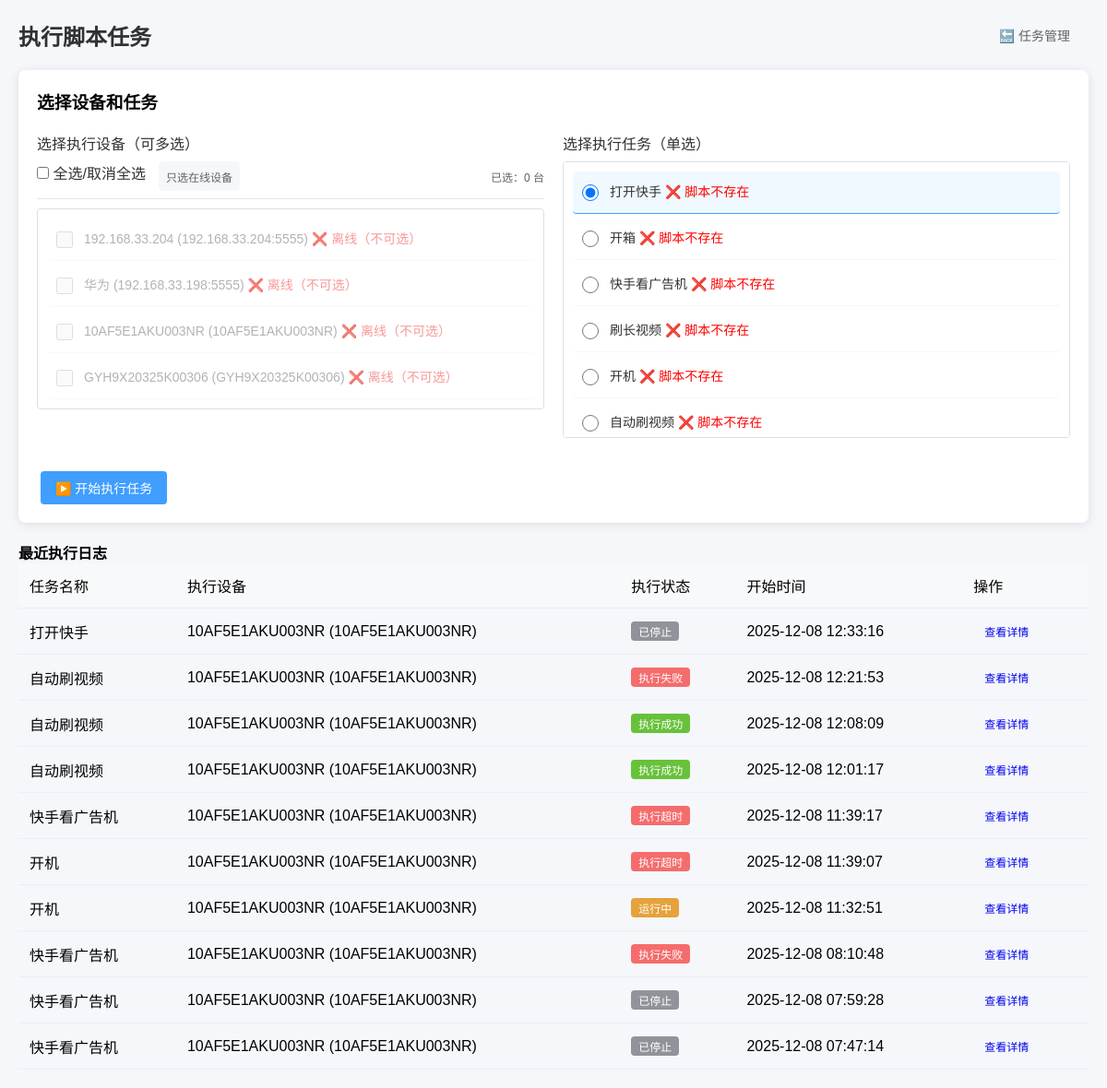
Page /script/execute/ on the committed database.
### adb_manager/models.py (models this page shows, shortened)
class ADBDevice(BaseModel):
    device_name = models.CharField(
        "设备名称",
        max_length=50,
        help_text="如：游戏手机1"
    )
    device_ip = models.GenericIPAddressField(
        "设备IP",
        blank=True,
        null=True,
        help_text="局域网IP（序列号连接时可不填），如192.168.3.100"
    )
    device_port = models.IntegerField(
        "ADB端口",
        default=5555,
        blank=True,
        null=True,
        help_text="默认5555（序列号连接时可不填）"
    )
    device_serial = models.CharField(
        "设备序列号",
        max_length=100,
        blank=True,
        null=True,
        help_text="ADB设备序列号（优先使用），如10AF5E1AKU003NR或192.168.3.100:5555"
    )
    is_active = models.BooleanField("是否启用监控", default=True)
    user = models.ForeignKey(
        CustomUser,
        on_delete=models.SET_NULL,
        null=True,
        blank=True,
        verbose_name="关联用户",
        help_text="绑定该设备的用户（为空则所有用户可操作）"
    )
    class Meta:
        verbose_name = "ADB设备"
        verbose_name_plural = "ADB设备管理"
        unique_together = ("device_ip", "device_port")
    @property
    def connect_identifier(self):
        if self.device_serial and self.device_serial.strip():
            return self.device_serial.strip()
        if self.device_ip and self.device_port:
            return f"{self.device_ip}:{self.device_port}"
        return ""  # 修复：返回空字符串而非None
    @property
    def adb_connect_str(self):
        if self.device_serial and self.device_serial.strip():
            return self.device_serial.strip()
        if self.device_ip and self.device_port:
            return f"{self.device_ip}:{self.device_port}"
        return ""  # 修复：返回空字符串而非None
    @property
    def device_status(self):
        connect_id = self.connect_identifier
        if not connect_id:
            return "invalid"  # 配置无效
        return r.get(f"adb:device:{connect_id}") or "offline"  # 兼容Redis未初始化的情况

### script_center/models.py (models this page shows, shortened)
class ScriptTask(models.Model):
    TASK_STATUS = (
        ("draft", "草稿"),
        ("active", "已激活"),
        ("disabled", "已禁用"),
    )
    task_name = models.CharField("任务名称", max_length=100, unique=True, help_text="如：自动化测试任务1")
    task_desc = models.TextField("任务描述", blank=True, null=True, help_text="任务详细说明")
    python_path = models.CharField("Python解释器路径", max_length=500,
                                  default=r"C:\Users\TanZhenJie\AppData\Local\Microsoft\WindowsApps\python3.11.exe",
                                  help_text="Python.exe的完整路径")
    script_path = models.CharField("脚本文件路径", max_length=500,
                                  help_text="如：C:\\test\\test4.py（指向.py文件）")
    airtest_mode = models.BooleanField("是否使用Airtest模式", default=False,
                                      help_text="勾选则用airtest run方式执行")
    log_path = models.CharField("日志保存路径", max_length=500, blank=True, null=True,
                               default="./logs", help_text="脚本执行日志保存路径")
    status = models.CharField("任务状态", max_length=20, choices=TASK_STATUS, default="active")
    create_time = models.DateTimeField("创建时间", default=timezone.now)
    update_time = models.DateTimeField("更新时间", auto_now=True)
    class Meta:
        verbose_name = "脚本任务"
        verbose_name_plural = "脚本任务管理"
        ordering = ["-create_time"]
    def is_script_exists(self):
        import os
        return os.path.exists(self.script_path)

class TaskExecutionLog(models.Model):
    EXEC_STATUS = (
        ("running", "执行中"),
        ("success", "执行成功"),
        ("failed", "执行失败"),
        ("timeout", "执行超时"),
        ("error", "执行异常"),
    )
    task = models.ForeignKey(ScriptTask, on_delete=models.CASCADE, verbose_name="关联任务")
    device = models.ForeignKey(ADBDevice, on_delete=models.CASCADE, verbose_name="执行设备")
    exec_status = models.CharField("执行状态", max_length=20, choices=EXEC_STATUS, default="running")
    exec_command = models.TextField("执行命令", blank=True, null=True)
    stdout = models.TextField("标准输出", blank=True, null=True)
    stderr = models.TextField("错误输出", blank=True, null=True)
    start_time = models.DateTimeField("开始时间", default=timezone.now)
    end_time = models.DateTimeField("结束时间", blank=True, null=True)
    exec_duration = models.FloatField("执行耗时(秒)", blank=True, null=True)
    class Meta:
        verbose_name = "执行日志"
        verbose_name_plural = "执行日志管理"
        ordering = ["-start_time"]

### script_center/views.py (the view, shortened to what this page needs)
# urls.py: path("execute/", views.ExecuteTaskView.as_view(), name="execute_task"),
class ExecuteTaskView(View):
    def get(self, request):
        devices = ADBDevice.objects.filter(is_active=True)
        device_list = []
        for dev in devices:
            dev.status = dev.device_status
            device_list.append(dev)
        recent_logs = TaskExecutionLog.objects.all().order_by("-id")[:10]
        logger.info(f"最近执行日志数量：{recent_logs.count()}")
        for log in recent_logs:
            log.is_running = log.id in running_processes and log.exec_status == "running"
            logger.info(f"日志ID：{log.id}，状态：{log.exec_status}，是否运行中：{log.is_running}")
        context = {
            "page_title": "执行脚本任务",
            "devices": device_list,
            "tasks": ScriptTask.objects.filter(status="active"),
            "recent_logs": recent_logs
        }
        return render(request, "script_center/execute_task.html", context)

### script_center/templates/script_center/execute_task.html (shortened to what this page needs)
{% load static %}
<!DOCTYPE html>
<html lang="zh-CN">
<head>
</head>
<body>
    <div class="header">
        <h1>{{ page_title }}</h1>
        <div>
            <a href="{% url 'script_center:task_list' %}" class="btn btn-default">🔙 任务管理</a>
        </div>
    </div>
    <div class="card">
        <h3 style="margin-bottom: 20px;">选择设备和任务</h3>
        <form method="POST" id="executeForm">
            <div class="form-row">
                <div class="form-col">
                    <div class="form-group">
                        <label>选择执行设备（可多选）</label>
                        <div class="select-actions">
                            <div class="left-actions">
                                <label for="selectAll" style="cursor: pointer;">
                                    <input type="checkbox" id="selectAll"> 全选/取消全选
                                </label>
                                <button type="button" class="btn btn-sm btn-default" id="selectOnlineOnly">
                                    只选在线设备
                                </button>
                            </div>
                            <span id="selectedCount" style="color: #606266; font-size: 12px;">已选：0 台</span>
                        </div>
                        <div class="device-list">
                            {% for device in devices %}
                                <div class="device-item {% if device.status != 'online' %}disabled{% endif %}" data-device-id="{{ device.id }}">
                                    <input
                                        type="checkbox"
                                        name="device_ids"
                                        id="device_{{ device.id }}"
                                        value="{{ device.id }}"
                                        {% if device.status != 'online' %}disabled{% endif %}
                                        data-online="{{ device.status }}"
                                        class="device-checkbox"
                                    >
                                    <label for="device_{{ device.id }}">
                                        {{ device.device_name }} ({{ device.adb_connect_str }})
                                        {% if device.status == 'online' %}
                                            <span style="color: #67c23a;">✅ 在线</span>
                                        {% else %}
                                            <span style="color: #f56c6c;">❌ 离线（不可选）</span>
                                        {% endif %}
                                    </label>
                                </div>
                            {% empty %}
                                <div style="text-align: center; color: #909399; padding: 20px;">暂无可用设备</div>
                            {% endfor %}
                        </div>
                    </div>
                </div>
                <div class="form-col">
                    <div class="form-group">
                        <label>选择执行任务（单选）</label>
                        <div class="task-list">
                            {% for task in tasks %}
                                <div class="task-item" data-task-id="{{ task.id }}">
                                    <input type="radio" name="task_id" id="task_{{ task.id }}" value="{{ task.id }}" {% if forloop.first %}checked{% endif %} class="task-radio">
                                    <label for="task_{{ task.id }}">
                                        {{ task.task_name }}
                                        {% if not task.is_script_exists %}
                                            <span style="color: red;">❌ 脚本不存在</span>
                                        {% endif %}
                                    </label>
                                </div>
                            {% empty %}
                                <div style="text-align: center; color: #909399; padding: 20px;">暂无可用任务（请先创建并激活任务）</div>
                            {% endfor %}
                        </div>
                    </div>
                </div>
            </div>
            <button type="submit" class="btn btn-primary" {% if not devices or not tasks %}disabled{% endif %}>
                ▶️ 开始执行任务
            </button>
        </form>
    </div>
    <div class="mt-4">
        <h4>最近执行日志</h4>
        <table class="table table-striped">
            <thead>
                <tr>
                    <th>任务名称</th>
                    <th>执行设备</th>
                    <th>执行状态</th>
                    <th>开始时间</th>
                    <th>操作</th>
                </tr>
            </thead>
            <tbody>
                {% for log in recent_logs %}
                <tr>
                    <td>{{ log.task.task_name }}</td>
                    <td>{{ log.device.device_name }} ({{ log.device.adb_connect_str }})</td>
                    <td>
                        {% if log.exec_status == 'running' %}
                        <span class="badge bg-warning">运行中</span>
                        {% elif log.exec_status == 'success' %}
                        <span class="badge bg-success">执行成功</span>
                        {% elif log.exec_status == 'failed' %}
                        <span class="badge bg-danger">执行失败</span>
                        {% elif log.exec_status == 'stopped' %}
                        <span class="badge bg-secondary">已停止</span>
                        {% elif log.exec_status == 'timeout' %}
                        <span class="badge bg-danger">执行超时</span>
                        {% elif log.exec_status == 'error' %}
                        <span class="badge bg-dark">执行错误</span>
                        {% endif %}
                    </td>
                    <td>{{ log.start_time|date:"Y-m-d H:i:s" }}</td>
                    <td>
                        <a href="{% url 'script_center:log_detail' log.id %}" class="btn btn-sm btn-info">查看详情</a>
                    </td>
                </tr>
                {% empty %}
                <tr>
                    <td colspan="5" class="text-center">暂无执行日志</td>
                </tr>
                {% endfor %}
            </tbody>
        </table>
    </div>
</body>
</html>

### script_center/templates/script_center/execute_task.html (style rules this page uses)
* { margin: 0; padding: 0; box-sizing: border-box; }
body { padding: 20px; background-color: #f5f7fa; font-family: "Microsoft YaHei", sans-serif; }
.header { display: flex; justify-content: space-between; align-items: center; margin-bottom: 20px; }
.header h1 { color: #303133; font-size: 24px; }
.btn { padding: 8px 16px; border: none; border-radius: 4px; cursor: pointer; font-size: 14px; text-decoration: none; display: inline-block; margin: 0 4px; transition: background-color 0.2s; }
.btn-primary { background-color: #409eff; color: #fff; }
.btn-default { background-color: #f5f7fa; color: #606266; }
.btn-sm { padding: 4px 8px; font-size: 12px; }
.card { background-color: #fff; border-radius: 8px; box-shadow: 0 2px 12px 0 rgba(0, 0, 0, 0.1); padding: 20px; margin-bottom: 20px; }
.form-row { display: flex; gap: 20px; margin-bottom: 20px; flex-wrap: wrap; }
.form-col { flex: 1; min-width: 300px; }
.form-group { margin-bottom: 16px; }
label { display: block; margin-bottom: 8px; font-weight: 500; color: #303133; }
.select-actions { display: flex; justify-content: space-between; align-items: center; margin-bottom: 10px; padding-bottom: 8px; border-bottom: 1px solid #e5e6eb; }
.select-actions .left-actions { display: flex; gap: 10px; }
.device-list, .task-list { border: 1px solid #dcdfe6; border-radius: 4px; padding: 10px; max-height: 300px; overflow-y: auto; background-color: #fff; }
.device-item, .task-item { padding: 12px 10px; border-bottom: 1px solid #f5f7fa; display: flex; align-items: center; cursor: pointer; border-radius: 4px; margin-bottom: 4px; transition: background-color 0.2s; position: relative; width: 100%; user-select: none; }
.device-item:last-child, .task-item:last-child { margin-bottom: 0; }
.task-item.selected { background-color: #f0f9ff; border-color: #409eff; }
.device-item input[type="checkbox"], .task-item input[type="radio"] { width: 18px; height: 18px; margin-right: 12px; cursor: pointer; position: relative; z-index: 10; }
.device-item.disabled { cursor: not-allowed; opacity: 0.7; }
.device-item input:disabled + label { color: #909399; cursor: not-allowed; }
.device-item label, .task-item label { flex: 1; margin-bottom: 0; cursor: pointer; position: relative; z-index: 5; font-size: 14px; line-height: 1.5; }
table { width: 100%; border-collapse: collapse; }
th, td { padding: 12px; text-align: left; border-bottom: 1px solid #ebeef5; }
th { background-color: #f8f9fa; font-weight: 500; }
table tbody tr { cursor: pointer; transition: background-color 0.2s; }
.badge { display: inline-block; padding: 2px 8px; border-radius: 4px; font-size: 12px; font-weight: 500; }
.badge.bg-warning { background-color: #e6a23c; color: #fff; }
.badge.bg-success { background-color: #67c23a; color: #fff; }
.badge.bg-danger { background-color: #f56c6c; color: #fff; }
.badge.bg-secondary { background-color: #909399; color: #fff; }

### rows in the picture
ADBDevice: device_name "192.168.33.204", adb_connect_str "192.168.33.204:5555", shows "❌ 离线（不可选）"
ADBDevice: device_name "华为", adb_connect_str "192.168.33.198:5555", shows "❌ 离线（不可选）"
ADBDevice: device_name "10AF5E1AKU003NR", adb_connect_str "10AF5E1AKU003NR", shows "❌ 离线（不可选）"
ADBDevice: device_name "GYH9X20325K00306", adb_connect_str "GYH9X20325K00306", shows "❌ 离线（不可选）"
ScriptTask: task_name "打开快手", shows "❌ 脚本不存在"
ScriptTask: task_name "开箱", shows "❌ 脚本不存在"
ScriptTask: task_name "快手看广告机", shows "❌ 脚本不存在"
ScriptTask: task_name "刷长视频", shows "❌ 脚本不存在"
ScriptTask: task_name "开机", shows "❌ 脚本不存在"
ScriptTask: task_name "自动刷视频", shows "❌ 脚本不存在"
TaskExecutionLog: task.task_name "打开快手", device.device_name "10AF5E1AKU003NR", device.adb_connect_str "10AF5E1AKU003NR", exec_status "已停止", start_time "2025-12-08 12:33:16"
TaskExecutionLog: task.task_name "自动刷视频", device.device_name "10AF5E1AKU003NR", device.adb_connect_str "10AF5E1AKU003NR", exec_status "执行失败", start_time "2025-12-08 12:21:53"
TaskExecutionLog: task.task_name "自动刷视频", device.device_name "10AF5E1AKU003NR", device.adb_connect_str "10AF5E1AKU003NR", exec_status "执行成功", start_time "2025-12-08 12:08:09"
TaskExecutionLog: task.task_name "自动刷视频", device.device_name "10AF5E1AKU003NR", device.adb_connect_str "10AF5E1AKU003NR", exec_status "执行成功", start_time "2025-12-08 12:01:17"
TaskExecutionLog: task.task_name "快手看广告机", device.device_name "10AF5E1AKU003NR", device.adb_connect_str "10AF5E1AKU003NR", exec_status "执行超时", start_time "2025-12-08 11:39:17"
TaskExecutionLog: task.task_name "开机", device.device_name "10AF5E1AKU003NR", device.adb_connect_str "10AF5E1AKU003NR", exec_status "执行超时", start_time "2025-12-08 11:39:07"
TaskExecutionLog: task.task_name "开机", device.device_name "10AF5E1AKU003NR", device.adb_connect_str "10AF5E1AKU003NR", exec_status "运行中", start_time "2025-12-08 11:32:51"
TaskExecutionLog: task.task_name "快手看广告机", device.device_name "10AF5E1AKU003NR", device.adb_connect_str "10AF5E1AKU003NR", exec_status "执行失败", start_time "2025-12-08 08:10:48"
TaskExecutionLog: task.task_name "快手看广告机", device.device_name "10AF5E1AKU003NR", device.adb_connect_str "10AF5E1AKU003NR", exec_status "已停止", start_time "2025-12-08 07:59:28"
TaskExecutionLog: task.task_name "快手看广告机", device.device_name "10AF5E1AKU003NR", device.adb_connect_str "10AF5E1AKU003NR", exec_status "已停止", start_time "2025-12-08 07:47:14"

### other values in the picture
{{ page_title }} "执行脚本任务"
